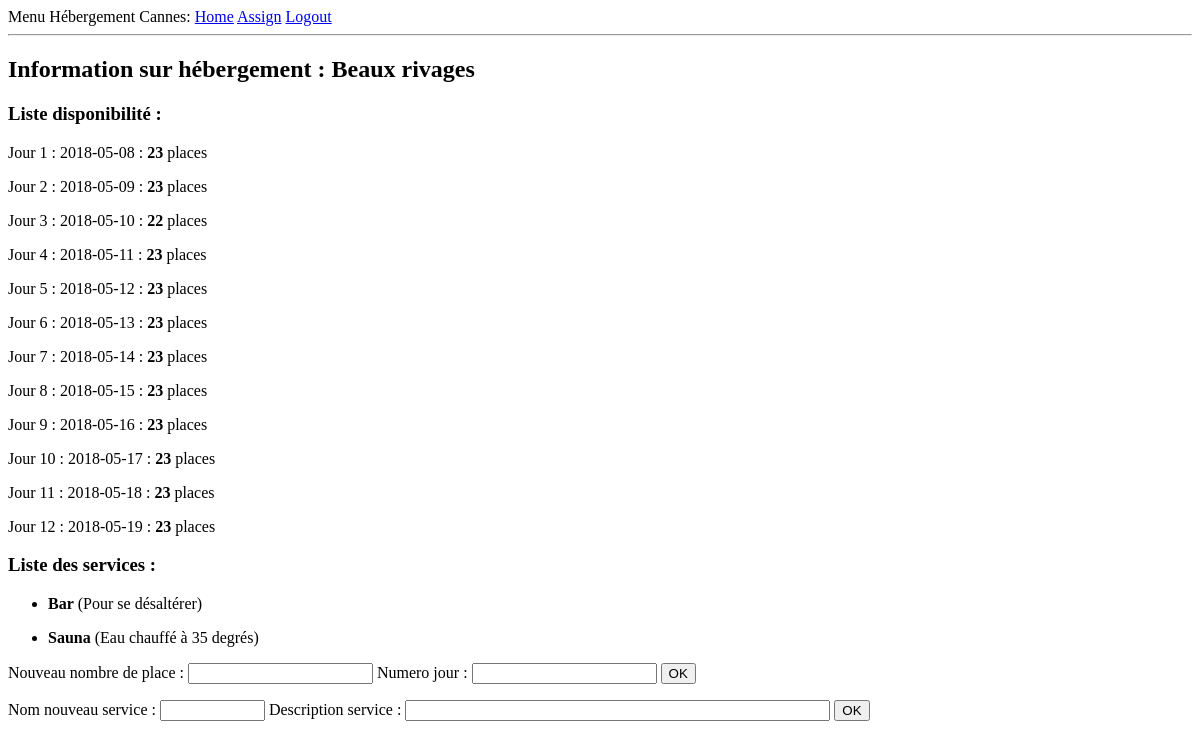
Page /hotel/1 (signed in) on the earlier database version.
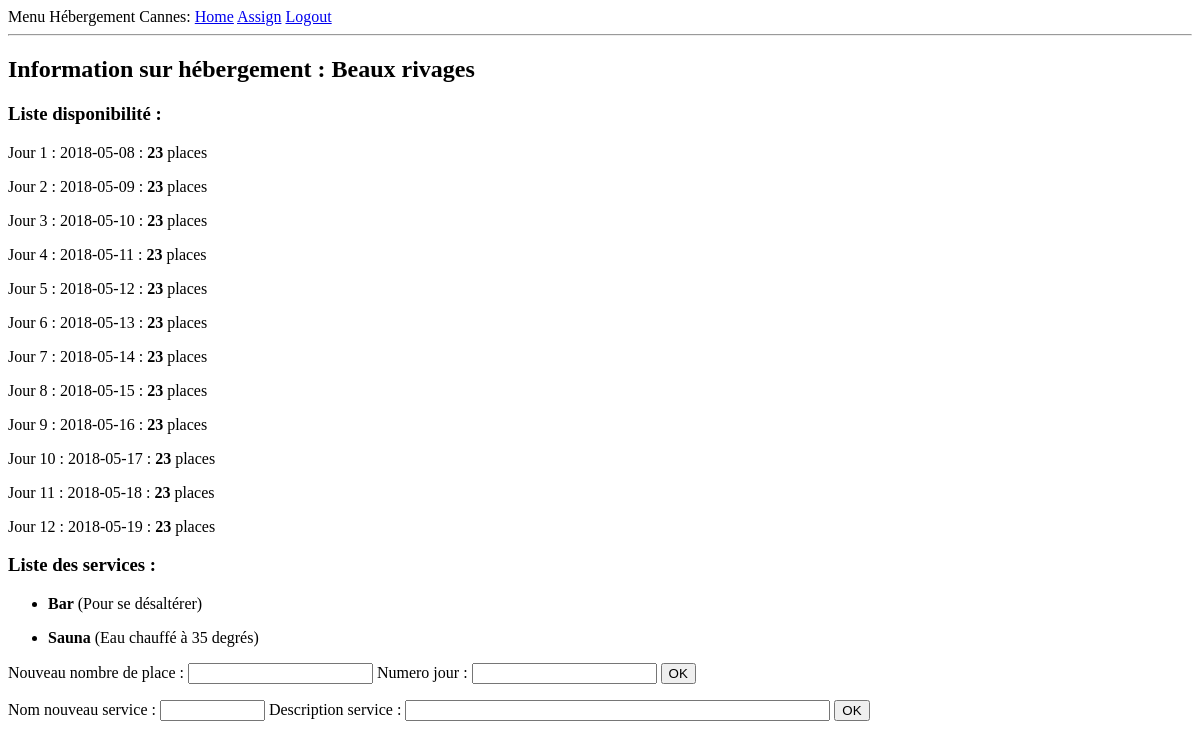
Same page on the later database version.
### app/models.py (models this page shows, shortened)
class Place(db.Model):
    id = db.Column(db.Integer, primary_key=True)
    nbr_pl = db.Column(db.Integer)
    date = db.Column(db.Date, index=True)
    hotel_id = db.Column(db.Integer, db.ForeignKey('hotel.id'))

### app/routes.py (the view, shortened to what this page needs)
@app.route('/hotel/<id>', methods=['GET', 'POST'])
@login_required
def specification(id):
    h = Hotel.query.filter_by(id=id).first()
    form = PlaceForm()
    forms = NewService()
    return render_template('hotel.html', hotel=h, form=form, forms=forms)

### app/forms.py
class PlaceForm(FlaskForm):
    number = IntegerField('Nouveau nombre de place :',
                          validators=[DataRequired()])
    jour = IntegerField('Numero jour :', validators=[DataRequired()])
    submit = SubmitField('OK')

class NewService(FlaskForm):
    name = StringField('Nom nouveau service :', validators=[DataRequired()])
    descr = StringField('Description service :', validators=[DataRequired()])
    submit = SubmitField('OK')

### app/models.py (called while the page is built)
@login.user_loader
def load_user(id):
    return User.query.get(int(id))

### app/templates/hotel.html (shortened to what this page needs)
{% extends "base.html" %}
{% block content %}
  <h2>Information sur hébergement : {{ hotel.name }}</h2>
  <h3>Liste disponibilité :</h3>
  {% for pl in hotel.places %}
    <p>Jour {{ pl.id }} : {{ pl.date }} : <b>{{ pl.nbr_pl }}</b> places</p>
  {% endfor %}
  <h3>Liste des services :</h3>
  {% for s in hotel.services %}
    <ul>
      <li><b>{{ s.name }}</b> ({{ s.descr }})</li>
    </ul>
  {% endfor %}
  <form action="" method="post">
    <p>
      {{ form.number.label }}
      {{ form.number(size=10) }}
      {{ form.jour.label }}
      {{ form.jour(size=10) }}
      {{ form.submit() }}
    </p>
  </form>
  <form action="" method="post">
    <p>
      {{ forms.name.label }}
      {{ forms.name(size=10) }}
      {{ forms.descr.label }}
      {{ forms.descr(size=50) }}
      {{ forms.submit() }}
    </p>
  </form>
{% endblock %}

Differences in the rows shown:
changed Place id 3: nbr_pl "22" → "23"
